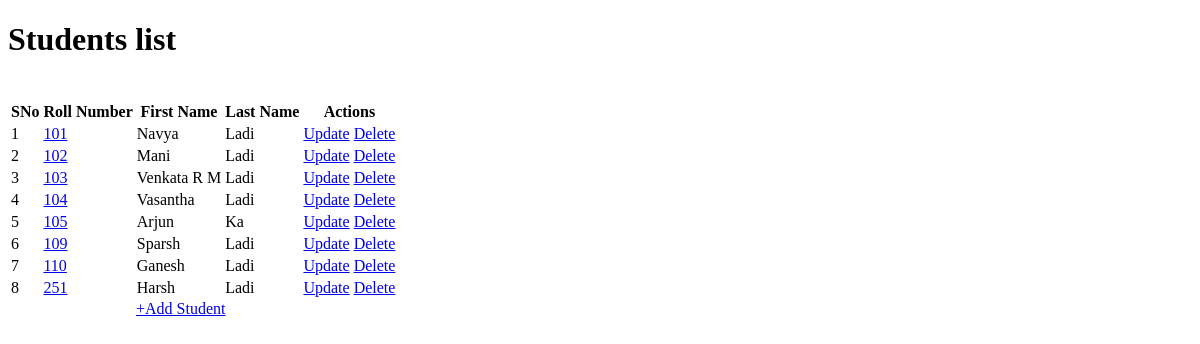
Before: / with the older database file.
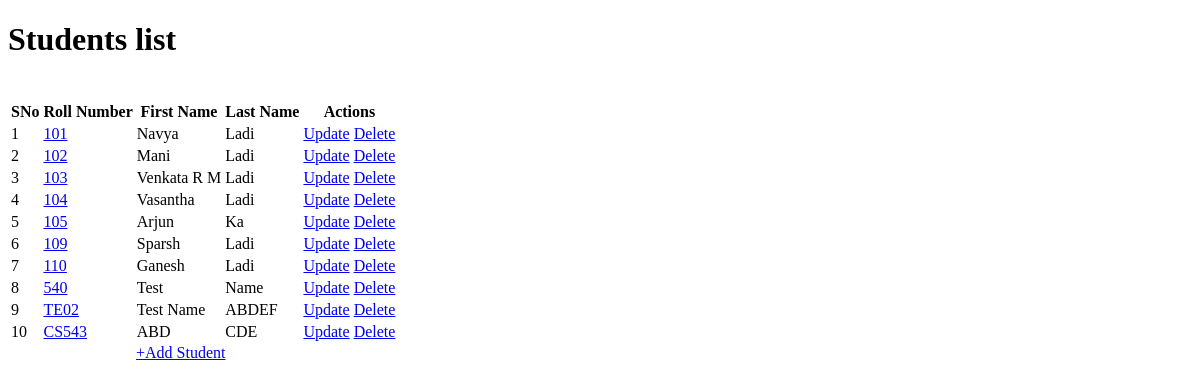
After: the same page with the newer database file.
### app.py (models this page shows)
class Student(db.Model):
	__tablename__ = 'student'
	student_id = db.Column(db.Integer, primary_key = True, autoincrement = True)
	roll_number = db.Column(db.String, unique = True, nullable = False)
	first_name = db.Column(db.String)
	last_name = db.Column(db.String)

### app.py (the view)
@app.route('/', methods=['GET', 'POST'])
def students():
	if request.method == 'GET':
		students = Student.query.all()
		return(render_template('index.html',students = students))

### templates/index.html (shortened to what this page needs)
<!DOCTYPE html>
<html>
<head>
</head>
<body>
	<h1 style="padding-bottom: 20px;">Students list</h1>
  	 {% if students | length < 1 %}
	<div>
		<p style="line-height: 0em">No students found. Add the students now!</p>
	</div>
	{% else %}
	<div>
		<table id = "all-students">
			<tr>
				<th>SNo</th>
				<th>Roll Number</th>
				<th>First Name</th>
				<th>Last Name</th>
				<th>Actions</th>
			</tr>
			{% for student in students %}
				<tr>
					<td>{{ loop.index }}</td>
					<td><a href="/student/{{ student['student_id'] }}">{{ student['roll_number'] }}</a></td>
					<td>{{ student['first_name'] }}</td>
					<td>{{ student['last_name'] }}</td>
					<td>
						<a href="/student/{{ student['student_id'] }}/update" type = "button">Update</a>
						<a href="/student/{{ student['student_id'] }}/delete" type = "button">Delete</a>
					</td>
				</tr>
			{% endfor %}
		</table>
	</div>
	{% endif %}
	<div style="margin-left: 8em;">
		<a href="/student/create">+Add Student</a>
	</div>
</body>
</html>

Changed rows visible on the page:
removed Student: roll_number "251", first_name "Harsh", last_name "Ladi"
added Student: roll_number "540", first_name "Test", last_name "Name"
added Student: roll_number "TE02", first_name "Test Name", last_name "ABDEF"
added Student: roll_number "CS543", first_name "ABD", last_name "CDE"
